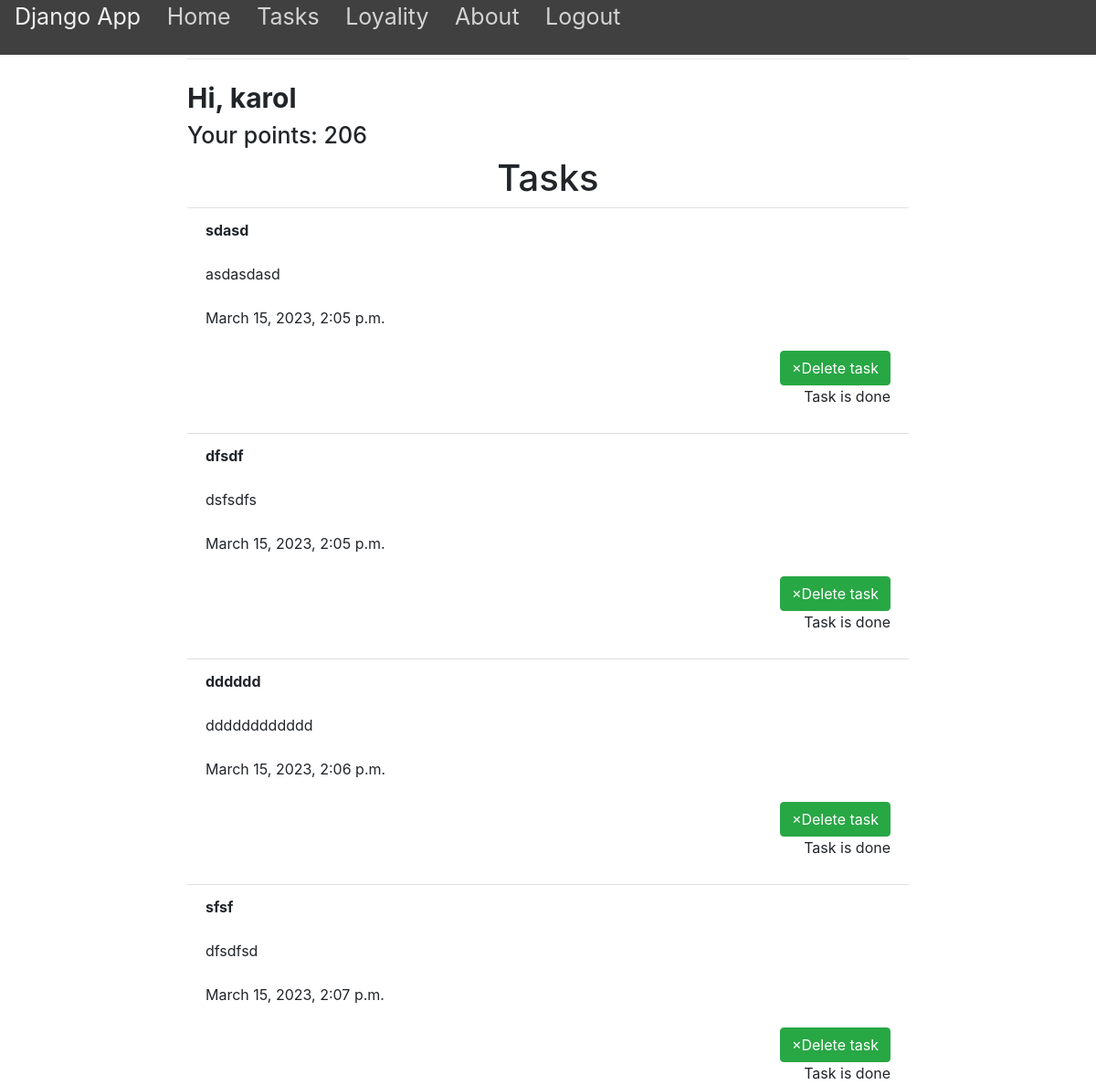
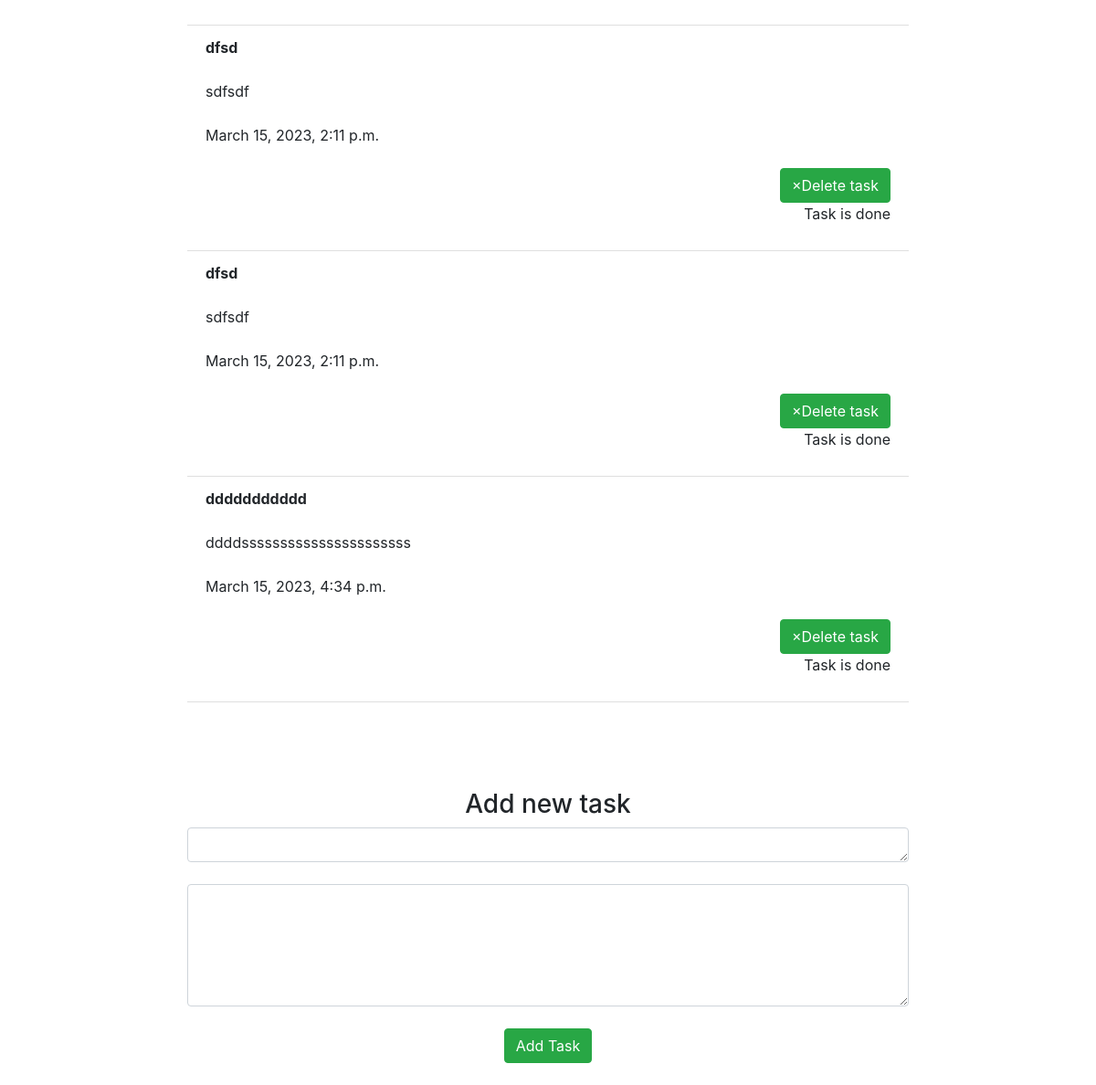
The app's page /view/1 (signed in) with its own data (2 pictures, top to bottom).
### main/models.py (models this page shows, shortened)
class User(models.Model):
    user = models.ForeignKey(User, on_delete=models.CASCADE, related_name="todolist", null=True)
    name = models.CharField(max_length=200)
    points = models.IntegerField(default=0)

class Item(models.Model):
    todolist = models.ForeignKey(User, on_delete=models.CASCADE)
    title = models.CharField(max_length=150)
    text = models.CharField(max_length=300)
    date = models.DateTimeField(auto_now_add=True, blank=True)
    complete = models.BooleanField()

### main/views.py (the view, shortened to what this page needs)
# urls.py: path("view/<int:id>", views.view, name="view"),
def view(response, id):
    ls = User.objects.get(id=id)
    if ls in response.user.todolist.all():
        return render(response, "main/list.html", {"ls": ls})
    return render(response, "main/view.html", {})

### main/templates/main/list.html (shortened to what this page needs)
{% extends "main/base.html" %}
{% block content %}
<h1 class="sayhi">Hi, {{ls.name}}</h1>
<h2 class="points">Your points: {{ls.points}}</h2>
<h1 align="center">Tasks</h1>
<form method="post" action="#">
		{% for item in ls.item_set.all %}
		<ul class="list-group list-group-flush" id="tasks">
			<li class="list-group-item">
		    <div class = "title">
    			{{item.title}}
			</div>
				<br/>
				{{item.text}}
				<br/>
				<br/>
				{{item.date}}
				<br/>
				<br/>
				<div align="right">
	       	<button type="submit" name="delete" value="{{ item.id }}" class="btn btn-success"><span aria-hidden="true">&times;</span>Delete task</button>
						{% if not item.complete %}
    					<form method="post">
      					{% csrf_token %}
			<button type="submit" name="donn" value="{{ item.id }}" class="bg-teal">Done</button>
    </form>
    {% else %}
    <p>Task is done</p>
    {% endif %}
				</div>
			</li>
		</ul>
	{% endfor %}
		<br/>
		<br/>
		<br/>
		<br/>
<h3 align="center">Add new task</h3>
  		<textarea name="newt"  class="form-control" rows = "1"></textarea>
  		<br/>
  		<textarea name="new"  class="form-control" rows = "5"></textarea>
  		<br/>
	<div align="center">
    	<button type="submit" name="newItem" value="newItem" class="btn btn-success">Add Task</button>
		<br/>
		<br/>
	</div>
</form>
{% endblock %}

### main/templates/main/base.html (shortened to what this page needs)
<!doctype html>
<html>
<head>
	<link rel="stylesheet" href="https://stackpath.bootstrapcdn.com/bootstrap/4.3.1/css/bootstrap.min.css">
	<nav class="sidenav">
		<a class="nav-item nav-link" href="/">Django App</a>
		{% if user.is_authenticated %}
		<a class="nav-item nav-link" href="/">Home</a>
				{% for td in user.todolist.all %}
		<a class="nav-item nav-link" href="/view/{{td.id}}">Tasks</a>
		<a class="nav-item nav-link" href="/loyality/{{td.id}}">Loyality</a>
				{% endfor %}
		<a class="nav-item nav-link" id="about" href="/about">About</a>
		<a href="/logout">Logout</a>
		{% else %}
		<a class="nav-item nav-link" id="login" href="/login">Login</a>
		<a class="nav-item nav-link" id="signUp" href="/register">Sign Up</a>
		<a class="nav-item nav-link" id="about" href="/about">About</a>
		{% endif %}
	</nav>
</head>
<body>
		<div class="row justify-content-center">
			<div class="col-8">
				<h1 class="mt-2">My Site</h1>
				<hr class="mt-0 mb-4">
				    {% block content %}
				    {% endblock %}
			</div>
		</div>
</body>
</html>

### main/templates/main/base.html (style rules this page uses)
.sidenav { height:60px; width:100%; position: fixed; z-index:1; top:0; background-color:#404040; overflow-x: :hidden; padding-top:0px; }
.sidenav a { padding:6px 8px 6px 16px; text-decoration: none; font-size:25px; color: #D3D3D3; display:inline; }

### main/templates/main/list.html (style rules this page uses)
.title { font-weight: bold; }
.sayhi { font-weight: bold; font-size: 30px; }
.points { font-size: 25px; }

### records on screen
User: name "karol", points "206"
Item: title "sdasd", text "asdasdasd", date "March 15, 2023, 2:05 p.m.", {{ item.id }} 6 (drawn), complete "Task is done"
Item: title "dfsdf", text "dsfsdfs", date "March 15, 2023, 2:05 p.m.", {{ item.id }} 7 (drawn), complete "Task is done"
Item: title "dddddd", text "dddddddddddd", date "March 15, 2023, 2:06 p.m.", {{ item.id }} 8 (drawn), complete "Task is done"
Item: title "sfsf", text "dfsdfsd", date "March 15, 2023, 2:07 p.m.", {{ item.id }} 9 (drawn), complete "Task is done"
Item: title "dfsd", text "sdfsdf", date "March 15, 2023, 2:11 p.m.", {{ item.id }} 12 (drawn), complete "Task is done"
Item: title "dfsd", text "sdfsdf", date "March 15, 2023, 2:11 p.m.", {{ item.id }} 13 (drawn), complete "Task is done"
Item: title "ddddddddddd", text "ddddssssssssssssssssssssss", date "March 15, 2023, 4:34 p.m.", {{ item.id }} 14 (drawn), complete "Task is done"
